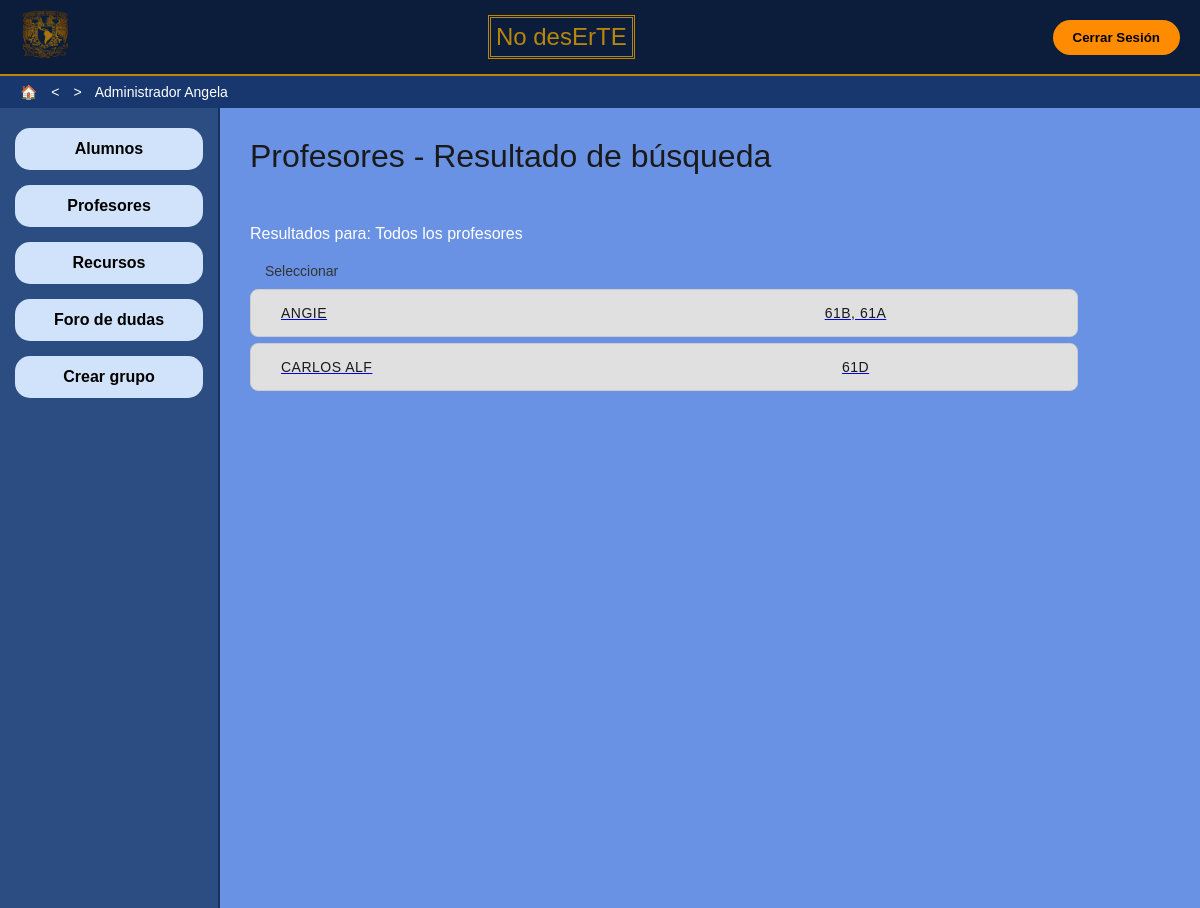
/Templates/admin/resulSearchPrf.php, run on the app's committed database.
### tables this page shows
CREATE TABLE `profesor` (
  `id_profesor` int(11) NOT NULL AUTO_INCREMENT,
  `nombre_profesor` varchar(100) NOT NULL,
  `apell_pat_prof` varchar(30) DEFAULT NULL,
  `apell_mat_prof` varchar(30) DEFAULT NULL,
  `numero_trabajador` int(11) NOT NULL,
  `correo_institucional` varchar(100) DEFAULT NULL,
  `contraseña` varchar(260) DEFAULT NULL,
  PRIMARY KEY (`id_profesor`),
  UNIQUE KEY `numero_trabajador` (`numero_trabajador`)
);

### Templates/admin/resulSearchPrf.php (the view, shortened to what this page needs)
<!DOCTYPE html>
<html lang="es">
<head>
    <link rel="stylesheet" href="../../Statics/Css/adminGraph.css">
</head>
<body>
    <?php include '../../utilities/navbar.php'; ?>
    <div class="main-layout">
        <?php include '../../utilities/sidebarAdmin.php'; ?>
        <main class="content">
            <div class="header-content">
                <h1>Profesores - Resultado de búsqueda</h1>
            </div>
            <div class="results-container">
                <?php
                $conexion = connect();
                $nombre_buscado = isset($_GET['nombre']) ? mysqli_real_escape_string($conexion, $_GET['nombre']) : '';
                $grupo_buscado = isset($_GET['grupo']) ? mysqli_real_escape_string($conexion, $_GET['grupo']) : '';
                $texto_busqueda = "Todos los profesores";
                ?>
                <p style="color: white; margin-bottom: 20px;">Resultados para: <?php echo $texto_busqueda; ?></p>
                <div class="selection-label">Seleccionar</div>
                <div class="results-list">
                    <?php
                    $sql_profesor = "SELECT id_profesor, nombre_profesor FROM profesor WHERE 1=0";
                    if ($nombre_buscado == '' && $grupo_buscado == '') {
                        $sql_profesor = "SELECT id_profesor, nombre_profesor FROM profesor";
                    }
                    $resultado_profesor = mysqli_query($conexion, $sql_profesor);
                    if ($resultado_profesor && mysqli_num_rows($resultado_profesor) > 0) {
                        while ($fila_profesor = mysqli_fetch_assoc($resultado_profesor)) {
                            $id_prof = $fila_profesor['id_profesor'];
                            $grupos_del_profesor = "";
                            $sql_grupo = "SELECT nombre_grupo FROM grupo WHERE id_profesor = '$id_prof'";
                            $resultado_grupo = mysqli_query($conexion, $sql_grupo);
                            if ($resultado_grupo && mysqli_num_rows($resultado_grupo) > 0) {
                                $lista_grupos = [];
                                while ($fila_grupo = mysqli_fetch_assoc($resultado_grupo)) {
                                    $lista_grupos[] = $fila_grupo['nombre_grupo'];
                                }
                                $grupos_del_profesor = implode(", ", $lista_grupos);
                            } else {
                                $grupos_del_profesor = "Sin grupos asignados";
                            }
                            echo "<a href='profesores.php?id=" . $fila_profesor['id_profesor'] . "' class='result-item-link'>";
                            echo "  <div class='result-card'>";
                            echo "      <span class='alumno-nombre'>" . htmlspecialchars($fila_profesor['nombre_profesor']) . "</span>";
                            echo "      <span class='alumno-grupo'>" . htmlspecialchars($grupos_del_profesor) . "</span>";
                            echo "  </div>";
                            echo "</a>";
                        }
                    } else {
                        echo "<p style='color: white; padding-left: 15px;'>No se encontraron profesores.</p>";
                    }
                    ?>
                </div>
            </div>
        </main>
    </div>
</body>
</html>

### Statics/Css/adminGraph.css (style rules this page uses)
* { margin: 0; padding: 0; box-sizing: border-box; font-family: Arial, sans-serif; }
body { background-color: #6a96e3; display: flex; flex-direction: column; height: 100vh; }
.main-layout { display: flex; flex: 1; }
.content { flex: 1; padding: 30px; }
.header-content { display: flex; justify-content: space-between; align-items: center; margin-bottom: 20px; }
.header-content h1 { color: black; font-weight: normal; }
.content { background-color: #6a92e4; padding: 30px; min-height: 100vh; box-sizing: border-box; font-family: sans-serif; }
.header-content h1 { color: #1a1a1a; font-size: 32px; font-weight: 500; margin-bottom: 30px; }
.results-container { display: flex; flex-direction: column; width: 90%; max-width: 850px; }
.selection-label { font-size: 14px; color: #333; margin-bottom: 10px; margin-left: 15px; }
.result-card { flex-grow: 1; background-color: #e0e0e0; border-radius: 8px; padding: 15px 30px; display: flex; justify-content: space-between; align-items: center; color: #1a1a1a; border: 1px solid #ccc; margin-bottom: 0.75vh; }
.result-card span { text-transform: uppercase; font-size: 14px; letter-spacing: 0.5px; }
.alumno-nombre { flex: 1; text-align: left; }
.alumno-grupo { flex: 1; text-align: center; }

### data on the page
profesor: nombre_profesor "ANGIE", grupos_del_profesor "61B, 61A"
profesor: nombre_profesor "CARLOS ALF", grupos_del_profesor "61D"

### other printed values
$tipo_usu "Administrador"
$nombre_usu "Angela"
$texto_busqueda "Todos los profesores"
